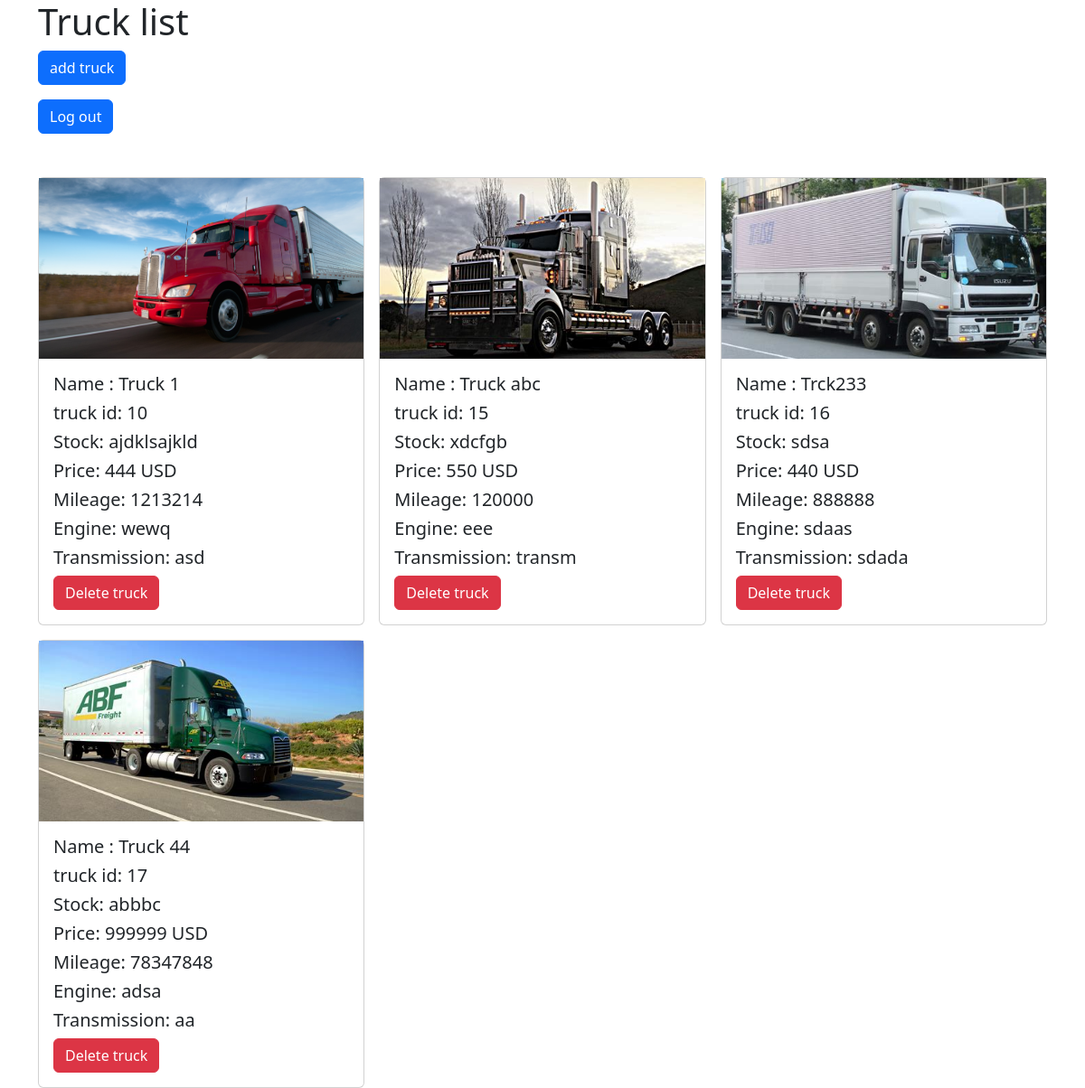
The page /admin_content/truck_list.php on the database its author committed.
### tables this page shows
CREATE TABLE `truck_info` (
  `truck_id` int(11) NOT NULL,
  `image_url` text DEFAULT NULL,
  `truck_name` text DEFAULT NULL,
  `stock` text DEFAULT NULL,
  `price` text DEFAULT NULL,
  `mileage` text DEFAULT NULL,
  `engine` text DEFAULT NULL,
  `trans` text DEFAULT NULL,
  `note` text DEFAULT NULL
);

### admin_content/truck_list.php (the view, shortened to what this page needs)
<!DOCTYPE html>
<html lang="en">
<head>
    <link rel="stylesheet" href="../css/main.main.css">
</head>
<body>
    <div class="container-xl">
        <h1>Truck list</h1>
        <a href="truck_add.php" class="btn btn-primary mb-3">add truck</a>
        <br>
        <a href="../logout.php" class="btn btn-primary mb-3">Log out</a>
        <?php
        require_once ("../connect.php");
        $sql = "SELECT * FROM truck_info";
        $exc = $con->query($sql);
        echo '<div class="row row-cols-1 row-cols-md-3 g-3 mt-3">';
        while ($row = $exc->fetch()) {
            echo "
            <div class='col-md-4'>
                <div class='card'>
                    <img class='card-img-top-custom' src='../images/" . $row["image_url"] . "' alt=''>
                    <div class='card-body'>
                        <h5 class='card-title'><p class='card-text'>Name : " . $row["truck_name"] . "</p></h5>
                        <h5 class='card-text'>truck id: " . $row["truck_id"] . "</h5>
                        <h5 class='card-text'>Stock: " . $row["stock"] . "</h5>
                        <h5 class='card-text'>Price: " . $row["price"] . " USD</h5>
                        <h5 class='card-text'>Mileage: " . $row["mileage"] . "</h5>
                        <h5 class='card-text'>Engine: " . $row["engine"] . "</h5>
                        <h5 class='card-text'>Transmission: " . $row["trans"] . "</h5>
                        <a href='truck_delete.php?id=" . $row["truck_id"] . "' class='btn btn-danger'>Delete truck</a>
                    </div>
                </div>
            </div>
        ";
        }
        echo '</div>';
        ?>
    </div>
</body>
</html>

### admin_content/truck_list.php (style rules this page uses)
.card-img-top-custom { height: 200px; object-fit: cover; }

### rows shown on the page
truck_info: image_url (picture), truck_name "Truck 1", truck_id "10", stock "ajdklsajkld", price "444", mileage "1213214", engine "wewq", trans "asd"
truck_info: image_url (picture), truck_name "Truck abc", truck_id "15", stock "xdcfgb", price "550", mileage "120000", engine "eee", trans "transm"
truck_info: image_url (picture), truck_name "Trck233", truck_id "16", stock "sdsa", price "440", mileage "888888", engine "sdaas", trans "sdada"
truck_info: image_url (picture), truck_name "Truck 44", truck_id "17", stock "abbbc", price "999999", mileage "78347848", engine "adsa", trans "aa"
